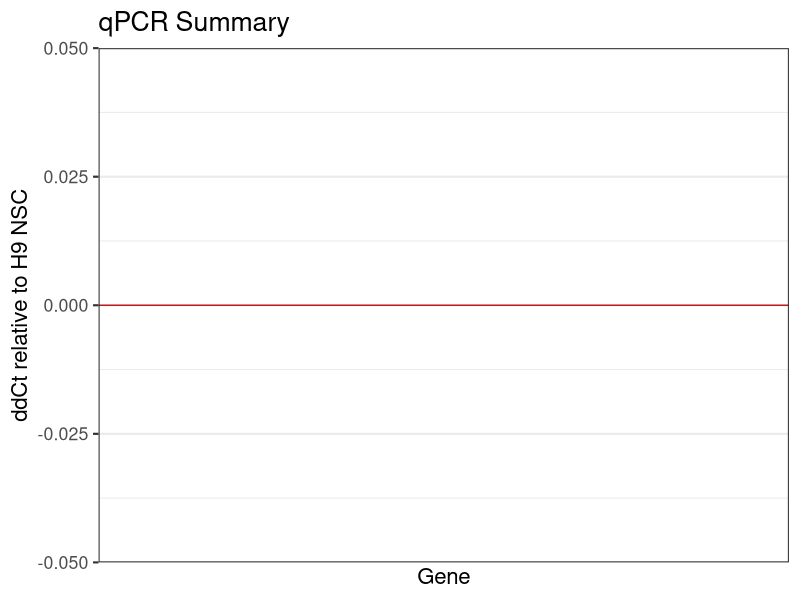
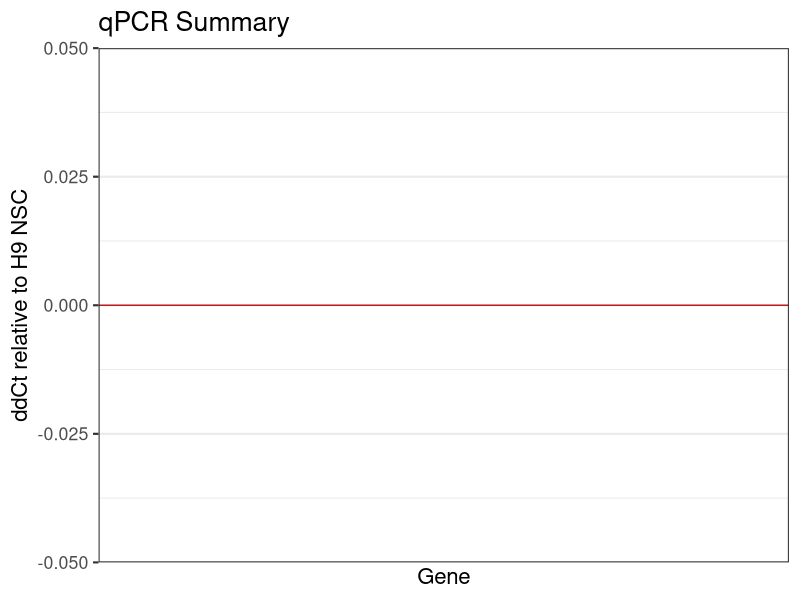

These figures' R source, in order: (Note: this script raises an error after producing the figures.)
library(reshape)
library(plyr)
library(ggplot2)
#source('~/Documents/Rscripts/multiplot.R')

ddCTcalculate = function(geneOfInterest, sampleOfInterest='020_N', houseKeepingGene='GAPDH', referenceSample='020_N', data=rawData) 
{
    sampleHouse = paste(sampleOfInterest, houseKeepingGene)
    sampleGene = paste(sampleOfInterest, geneOfInterest)
    # Extract the Cp of the hosue keeping gene
    houseCp = data[sampleHouse, 'meanCp']
    geneCp = data[sampleGene, 'meanCp']
    # dCt calculation for the sample of interest
    dCt = houseCp - geneCp
    # Extract the meanCP for the reference sample. First get the index of the housekeeping gene, then the gene of interest
    refDctRowHouse = paste(referenceSample, houseKeepingGene)
    refDctRowGene = paste(referenceSample, geneOfInterest)
    # Calculate dCt for the reference sample
    referenceSample_dCt = data[refDctRowHouse, 'meanCp'] - data[refDctRowGene, 'meanCp']
    # Calculate ddCt
    ddCt = dCt - referenceSample_dCt
    return (ddCt)
}

foldChangecalculate = function(geneOfInterest, sampleOfInterest='020_N', houseKeepingGene='GAPDH', referenceSample='020_N', data=rawData) 
{
    sampleHouse = paste(sampleOfInterest, houseKeepingGene)
    sampleGene = paste(sampleOfInterest, geneOfInterest)
    # Extract the Cp of the hosue keeping gene
    houseCp = data[sampleHouse, 'meanCp']
    geneCp = data[sampleGene, 'meanCp']
    # dCt calculation for the sample of interest
    dCt = houseCp - geneCp
    # Extract the meanCP for the reference sample. First get the index of the housekeeping gene, then the gene of interest
    refDctRowHouse = paste(referenceSample, houseKeepingGene)
    refDctRowGene = paste(referenceSample, geneOfInterest)
    # Calculate dCt for the reference sample
    referenceSample_dCt = data[refDctRowHouse, 'meanCp'] - data[refDctRowGene, 'meanCp']
    # Calculate ddCt
    ddCt = dCt - referenceSample_dCt
    foldChange = 2^ddCt
    return (foldChange)
}

plotPDGC = function(dataFrame, pdgc="MU035") {
    # This function takes a dataFrane of some data and returns a ggplot object specific to the cell line supplied as a string
    extract = dataFrame[,"PDGC"] %in% pdgc
    datPlot = dataFrame[extract,]
    # The colour of the plots
    cols = c("orange", "forestgreen", "darkblue", "darkred")
    p = ggplot(data=datPlot, aes(x=Gene, y=ddCT, fill=Subpopulation)) +
        geom_bar(stat="identity", position=position_dodge(), colour="black") + 
        ggtitle(paste("qPCR", pdgc, sep=" ")) +  scale_fill_manual(values=cols) + 
        xlab("Gene") + ylab("ddCt") +
        theme_bw(base_size=16) + theme(axis.text.x = element_text(angle = 90, hjust = 1))
    return (p) }

setwd("150316_qPCRcd133Summary/")

dat = read.csv("dat/150316_summaryEdit.csv", row.names=1)
dat$Sample = paste(dat$PDGC, dat$Subpopulation, sep="_")
dat$Gene = gsub("POU5F1", "OCT4", dat$Gene)
dat$Gene = gsub("PROM1", "CD133", dat$Gene)

# Take the mean of duplicated measurements
datWide = ddply(dat, .(Sample, Gene, PDGC, Subpopulation), summarise, meanCp = mean(MeanCP, na.rm=T))

# Calculate ddCT

getddCt = function(dataFrame, sampleInt="MU035_CD133_neg") 
    {
    # Extract the genes that were measured by both samples.
    samp = dataFrame[dataFrame$Sample %in% sampleInt,"Gene"]
    ref = dataFrame[dataFrame$Sample %in% 'H9_NSC_NSC_cells', "Gene"]
    genes = intersect(samp, ref)
    
    # Subset the shared genes and sort
    subDat = dataFrame[dataFrame$Sample %in% c(sampleInt, "H9_NSC_NSC_cells"),]
    subDat = subDat[subDat$Gene %in% genes,]
    subDat = subDat[order(subDat$Sample, subDat$Gene),]
    row.names(subDat) = paste(subDat$Sample, subDat$Gene)
    
    # Call the ddCt functions
    subDat$ddCT = ddCTcalculate(geneOfInterest=subDat$Gene, sampleOfInterest=subDat$Sample,
                                houseKeepingGene='GAPDH', referenceSample='H9_NSC_NSC_cells', data=subDat)
    subDat$foldChange = foldChangecalculate(geneOfInterest=subDat$Gene, sampleOfInterest=subDat$Sample,
                                houseKeepingGene='GAPDH', referenceSample='H9_NSC_NSC_cells', data=subDat)
    
    # Remove the reference samples which will be 0 anyway.
    result = subDat[subDat$Sample %in% sampleInt,]
    #return (subDat)
    return (result)
}

############   Calculate ddCT ############  
mu035_N = getddCt(datWide, "MU035_CD133_neg")
mu035_P = getddCt(datWide, "MU035_CD133_pos")
mu011_N = getddCt(datWide, "MU011_CD133_neg")
mu011_P = getddCt(datWide, "MU011_CD133_pos")
mu020_N = getddCt(datWide, "MU020_CD133_neg")
mu020_P = getddCt(datWide, "MU020_CD133_pos")
mu030_N = getddCt(datWide, "MU030_CD133_neg")
mu030_P = getddCt(datWide, "MU030_CD133_pos")
mu030a_N = getddCt(datWide, "MU030a_CD133_neg")
mu030a_P = getddCt(datWide, "MU030a_CD133_pos")
mu041_N = getddCt(datWide, "MU041_CD133_neg")
mu041_P = getddCt(datWide, "MU041_CD133_pos")
h9ES = getddCt(datWide, "H9_ES_ES_cell")
serum = getddCt(datWide, "MU041_Serum")

ddCt = rbind(mu011_N, mu011_P, mu020_N, mu020_P,
             mu030_N, mu030_P, mu030a_N, mu030a_P,
             mu035_N, mu035_P, mu041_N, mu041_P, h9ES, serum)
write.csv(ddCt,"150317_ddCtResults.csv", row.names=F)

rm(mu011_N, mu011_P, mu020_N, mu020_P, mu030_N, mu030_P, h9ES,
   mu030a_N, mu030a_P, mu035_N, mu035_P, mu041_N, mu041_P, serum)

# Get rid of the genes only measured on ES cells
ddCt = ddCt[!ddCt$Gene %in% c("FUT4", "ID1", "NOTCH1", "GAPDH"),]

# ggplot(data=ddCt, aes(x=Gene, y=ddCT, fill=Sample)) +
#     geom_bar(stat="identity", position=position_dodge(), colour="black") + 
#     ggtitle("qPCR individual samples") +  #scale_fill_manual(values=cols) + 
#     xlab("Gene") + ylab("ddCt relative to H9 NSC") +
#     theme_bw(base_size=16) + theme(axis.text.x = element_text(angle = 90, hjust = 1))

ggplot(data=ddCt, aes(x=Gene, y=ddCT)) +
    geom_boxplot() + geom_point(aes(colour=Subpopulation), size=3, alpha=0.7,  position = position_jitter(w = 0.2)) + #geom_jitter() +
    ggtitle("qPCR Summary") + geom_hline(yintercept=0, colour="red") +
    scale_colour_manual(values=c("blue2", "orange2", "forestgreen", "red1")) + 
    xlab("Gene") + ylab("ddCt relative to H9 NSC") +
    theme_bw(base_size=16) + theme(axis.text.x = element_text(angle = 90, hjust = 1))

# Add more asthetics to the plot
ggplot(data=ddCt, aes(x=Gene, y=ddCT)) +
    geom_boxplot() + geom_point(aes(shape=Subpopulation, colour=Sample), size =3, alpha=0.7,  position = position_jitter(w = 0.2)) + #geom_jitter() +
    ggtitle("qPCR Summary") + geom_hline(yintercept=0, colour="red") +
    xlab("Gene") + ylab("ddCt relative to H9 NSC") +
    theme_bw(base_size=16) + theme(axis.text.x = element_text(angle = 90, hjust = 1))

######## Summarise by bioloical replicates ######## 

bioRep = ddply(ddCt, .(Subpopulation, Gene), summarise, meanddCt = mean(ddCT, na.rm=T), 
               sdddCt = sd(ddCT, na.rm=T), reps=length(ddCT))
bioRep$seddCt = bioRep$sdddCt / (bioRep$reps)
write.csv(bioRep, "150318_biologicalReplicates.csv")

# Remove ES cells
bioRep = bioRep[!bioRep$Subpopulation %in% c("ES_cell", "Serum"),]

# Plot the biological replicates
ggplot(data=bioRep, aes(x=Gene, y=meanddCt, fill=Subpopulation)) +
    geom_bar(stat="identity", position=position_dodge(), colour="black") + 
    ggtitle("qPCR biological Replicates (n = 5 - 6)") +  scale_fill_manual(values=c("blue", "gold1")) + 
    geom_errorbar(aes(ymin=meanddCt-seddCt, ymax=meanddCt+seddCt), width=.2, position=position_dodge(0.9)) +
    xlab("Gene") + ylab("ddCT relative to H9 NSC") +
    theme_bw(base_size=16) + theme(axis.text.x = element_text(angle = 90, hjust = 1))

########## Statistical testing ########
ddCt = ddCt[!ddCt$Subpopulation %in% c("ES_cell", "Serum"),]
pos = ddCt[ddCt$Subpopulation %in% "CD133_pos",]
neg = ddCt[ddCt$Subpopulation %in% "CD133_neg",]

geneTtest <- function (gene) {
  # pass the name of the gene of interest as the argument
  gem = ddCt[ddCt$Gene %in% gene,]
  test = t.test(ddCT ~ Subpopulation, data=gem, paired=T)
  result = test$p.value
  return (result)
}
# Conduct the statistical tests
tests = c(geneTtest("BIIITUB"), geneTtest("CD133"), geneTtest("GFAP"), 
          geneTtest("NANOG"),   geneTtest("NES"), geneTtest("OCT4"), 
          geneTtest("OLIG2"),   geneTtest("SOX2"))
names(tests) = unique(ddCt$Gene)
# Correct for multiple testing using FDR
result = p.adjust(tests, method="fdr")
bioRep$adj_pVal = result

# Add a column with stars describing if a test is significant
bioRep$star <- " "
bioRep$star[bioRep$adj_pVal < .05]  = "*"
bioRep$star[bioRep$adj_pVal < .01]  <- "**"
bioRep$star[bioRep$adj_pVal < .001] <- "***"
# Avoid repetition
bioRep$star[1:8] = " "
write.csv(bioRep, "150317_replicatesStatsTest.csv")

##### Final plot #####
ggplot(data=bioRep, aes(x=Gene, y=meanddCt, fill=Subpopulation)) +
    geom_bar(stat="identity", position=position_dodge(), colour="black") + 
    ggtitle("qPCR biological Replicates (n = 5 - 6)") +  scale_fill_manual(values=c("blue", "gold1")) + 
    geom_errorbar(aes(ymin=meanddCt-seddCt, ymax=meanddCt+seddCt), width=.2, position=position_dodge(0.9)) +
    xlab("Gene") + ylab("ddCT relative to H9 NSC") +
    # Setting y to a 6 moves the asterix up to the top of the plot
    geom_text(aes(label=star), colour="black", y=5, size=10) +
    theme_bw(base_size=20) + theme(axis.text.x = element_text(angle = 90, hjust = 1))
